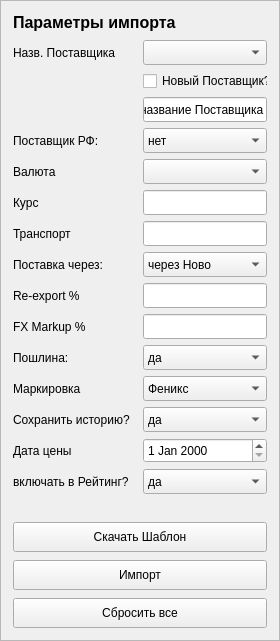
          <widget class="QFrame" name="frame_LeftPanel">
           <property name="frameShape">
            <enum>QFrame::Shape::StyledPanel</enum>
           </property>
           <property name="frameShadow">
            <enum>QFrame::Shadow::Raised</enum>
           </property>
           <property name="styleSheet">
            <string notr="true">#frame_LeftPanel {border: 1px solid #f09d54; border-radius: 8px;}</string>
           </property>
           <layout class="QVBoxLayout" name="verticalLayout_left">
            <item>
             <widget class="QLabel" name="label_filter_title">
              <property name="text">
               <string>Параметры импорта</string>
              </property>
              <property name="font">
               <font>
                <family>Tahoma</family>
                <pointsize>12</pointsize>
                <bold>true</bold>
               </font>
              </property>
             </widget>
            </item>
            <item>
             <widget class="QFrame" name="frame_import_grid">
              <property name="frameShape">
               <enum>QFrame::Shape::NoFrame</enum>
              </property>
              <property name="frameShadow">
               <enum>QFrame::Shadow::Plain</enum>
              </property>
              <layout class="QGridLayout" name="gridLayout_import">
               <property name="spacing">
                <number>6</number>
               </property>
               <property name="leftMargin">
                <number>0</number>
               </property>
               <property name="topMargin">
                <number>0</number>
               </property>
               <property name="rightMargin">
                <number>0</number>
               </property>
               <property name="bottomMargin">
                <number>0</number>
               </property>
               <item row="0" column="0">
                <widget class="QLabel" name="label_4">
                 <property name="minimumSize">
                  <size>
                   <width>100</width>
                   <height>0</height>
                  </size>
                 </property>
                 <property name="styleSheet">
                  <string notr="true" />
                 </property>
                 <property name="text">
                  <string>Назв. Поставщика</string>
                 </property>
                <property name="font"><font><family>Tahoma</family><pointsize>9</pointsize></font></property></widget>
               </item>
               <item row="0" column="1">
                <widget class="QComboBox" name="cbo_SupplName">
                 <property name="minimumSize">
                  <size>
                   <width>0</width>
                   <height>25</height>
                  </size>
                 </property>
                 <property name="maximumSize">
                  <size>
                   <width>16777215</width>
                   <height>25</height>
                  </size>
                 </property>
                </widget>
               </item>
               <item row="3" column="0">
                <widget class="QLabel" name="label_10">
                 <property name="minimumSize">
                  <size>
                   <width>100</width>
                   <height>0</height>
                  </size>
                 </property>
                 <property name="maximumSize">
                  <size>
                   <width>100</width>
                   <height>16777215</height>
                  </size>
                 </property>
                 <property name="text">
                  <string>Поставщик РФ:</string>
                 </property>
                <property name="font"><font><family>Tahoma</family><pointsize>9</pointsize></font></property></widget>
               </item>
               <item row="3" column="1">
                <widget class="QComboBox" name="cbo_SupplierRF">
                 <item>
                  <property name="text">
                   <string>нет</string>
                  </property>
                 </item>
                 <item>
                  <property name="text">
                   <string>да</string>
                  </property>
                 </item>
                 <property name="minimumSize">
                  <size>
                   <width>0</width>
                   <height>25</height>
                  </size>
                 </property>
                 <property name="maximumSize">
                  <size>
                   <width>16777215</width>
                   <height>25</height>
                  </size>
                 </property>
                </widget>
               </item>
               <item row="4" column="0">
                <widget class="QLabel" name="label">
                 <property name="minimumSize">
                  <size>
                   <width>50</width>
                   <height>0</height>
                  </size>
                 </property>
                 <property name="text">
                  <string>Валюта</string>
                 </property>
                <property name="font"><font><family>Tahoma</family><pointsize>9</pointsize></font></property></widget>
               </item>
               <item row="4" column="1">
                <widget class="QComboBox" name="cbo_Currency">
                 <property name="minimumSize">
                  <size>
                   <width>0</width>
                   <height>25</height>
                  </size>
                 </property>
                 <property name="maximumSize">
                  <size>
                   <width>16777215</width>
                   <height>25</height>
                  </size>
                 </property>
                </widget>
               </item>
               <item row="5" column="0">
                <widget class="QLabel" name="label_2">
                 <property name="minimumSize">
                  <size>
                   <width>35</width>
                   <height>0</height>
                  </size>
                 </property>
                 <property name="text">
                  <string>Курс</string>
                 </property>
                <property name="font"><font><family>Tahoma</family><pointsize>9</pointsize></font></property></widget>
               </item>
               <item row="5" column="1">
                <widget class="QLineEdit" name="line_ExchangeRate">
                 <property name="minimumSize">
                  <size>
                   <width>0</width>
                   <height>25</height>
                  </size>
                 </property>
                 <property name="maximumSize">
                  <size>
                   <width>16777215</width>
                   <height>25</height>
                  </size>
                 </property>
                </widget>
               </item>
               <item row="6" column="0">
                <widget class="QLabel" name="label_5">
                 <property name="minimumSize">
                  <size>
                   <width>70</width>
                   <height>0</height>
                  </size>
                 </property>
                 <property name="maximumSize">
                  <size>
                   <width>70</width>
                   <height>16777215</height>
                  </size>
                 </property>
                 <property name="text">
                  <string>Транспорт</string>
                 </property>
                <property name="font"><font><family>Tahoma</family><pointsize>9</pointsize></font></property></widget>
               </item>
               <item row="6" column="1">
                <widget class="QLineEdit" name="line_Transport">
                 <property name="minimumSize">
                  <size>
                   <width>0</width>
                   <height>25</height>
                  </size>
                 </property>
                 <property name="maximumSize">
                  <size>
                   <width>16777215</width>
                   <height>25</height>
                  </size>
                 </property>
                </widget>
               </item>
               <item row="7" column="0">
                <widget class="QLabel" name="label_6">
                 <property name="minimumSize">
                  <size>
                   <width>105</width>
                   <height>0</height>
                  </size>
                 </property>
                 <property name="maximumSize">
                  <size>
                   <width>105</width>
                   <height>16777215</height>
                  </size>
                 </property>
                 <property name="text">
                  <string>Поставка через:</string>
                 </property>
                <property name="font"><font><family>Tahoma</family><pointsize>9</pointsize></font></property></widget>
               </item>
               <item row="7" column="1">
                <widget class="QComboBox" name="cbo_viaNovo">
                 <item>
                  <property name="text">
                   <string>через Ново</string>
                  </property>
                 </item>
                 <item>
                  <property name="text">
                   <string>в Мск</string>
                  </property>
                 </item>
                 <property name="minimumSize">
                  <size>
                   <width>0</width>
                   <height>25</height>
                  </size>
                 </property>
                 <property name="maximumSize">
                  <size>
                   <width>16777215</width>
                   <height>25</height>
                  </size>
                 </property>
                </widget>
               </item>
               <item row="8" column="0">
                <widget class="QLabel" name="label_7">
                 <property name="minimumSize">
                  <size>
                   <width>80</width>
                   <height>0</height>
                  </size>
                 </property>
                 <property name="maximumSize">
                  <size>
                   <width>80</width>
                   <height>16777215</height>
                  </size>
                 </property>
                 <property name="text">
                  <string>Re-export %</string>
                 </property>
                <property name="font"><font><family>Tahoma</family><pointsize>9</pointsize></font></property></widget>
               </item>
               <item row="8" column="1">
                <widget class="QLineEdit" name="line_Reexport">
                 <property name="minimumSize">
                  <size>
                   <width>0</width>
                   <height>25</height>
                  </size>
                 </property>
                 <property name="maximumSize">
                  <size>
                   <width>16777215</width>
                   <height>25</height>
                  </size>
                 </property>
                </widget>
               </item>
               <item row="9" column="0">
                <widget class="QLabel" name="label_8">
                 <property name="minimumSize">
                  <size>
                   <width>90</width>
                   <height>0</height>
                  </size>
                 </property>
                 <property name="maximumSize">
                  <size>
                   <width>90</width>
                   <height>16777215</height>
                  </size>
                 </property>
                 <property name="text">
                  <string>FX Markup %</string>
                 </property>
                <property name="font"><font><family>Tahoma</family><pointsize>9</pointsize></font></property></widget>
               </item>
               <item row="9" column="1">
                <widget class="QLineEdit" name="line_FXMarkup">
                 <property name="minimumSize">
                  <size>
                   <width>0</width>
                   <height>25</height>
                  </size>
                 </property>
                 <property name="maximumSize">
                  <size>
                   <width>16777215</width>
                   <height>25</height>
                  </size>
                 </property>
                </widget>
               </item>
               <item row="10" column="0">
                <widget class="QLabel" name="label_9">
                 <property name="minimumSize">
                  <size>
                   <width>70</width>
                   <height>0</height>
                  </size>
                 </property>
                 <property name="maximumSize">
                  <size>
                   <width>70</width>
                   <height>16777215</height>
                  </size>
                 </property>
                 <property name="text">
                  <string>Пошлина:</string>
                 </property>
                <property name="font"><font><family>Tahoma</family><pointsize>9</pointsize></font></property></widget>
               </item>
               <item row="10" column="1">
                <widget class="QComboBox" name="cbo_Customs">
                 <item>
                  <property name="text">
                   <string>да</string>
                  </property>
                 </item>
                 <item>
                  <property name="text">
                   <string>нет</string>
                  </property>
                 </item>
                 <property name="minimumSize">
                  <size>
                   <width>0</width>
                   <height>25</height>
                  </size>
                 </property>
                 <property name="maximumSize">
                  <size>
                   <width>16777215</width>
                   <height>25</height>
                  </size>
                 </property>
                </widget>
               </item>
               <item row="11" column="0">
                <widget class="QLabel" name="label_3">
                 <property name="minimumSize">
                  <size>
                   <width>80</width>
                   <height>0</height>
                  </size>
                 </property>
                 <property name="maximumSize">
                  <size>
                   <width>80</width>
                   <height>16777215</height>
                  </size>
                 </property>
                 <property name="text">
                  <string>Маркировка</string>
                 </property>
                <property name="font"><font><family>Tahoma</family><pointsize>9</pointsize></font></property></widget>
               </item>
               <item row="11" column="1">
                <widget class="QComboBox" name="cbo_Marking">
                 <item>
                  <property name="text">
                   <string>Феникс</string>
                  </property>
                 </item>
                 <item>
                  <property name="text">
                   <string>Поставщик</string>
                  </property>
                 </item>
                 <property name="minimumSize">
                  <size>
                   <width>0</width>
                   <height>25</height>
                  </size>
                 </property>
                 <property name="maximumSize">
                  <size>
                   <width>16777215</width>
                   <height>25</height>
                  </size>
                 </property>
                </widget>
               </item>
               <item row="12" column="0">
                <widget class="QLabel" name="label_11">
                 <property name="minimumSize">
                  <size>
                   <width>130</width>
                   <height>0</height>
                  </size>
                 </property>
                 <property name="maximumSize">
                  <size>
                   <width>130</width>
                   <height>16777215</height>
                  </size>
                 </property>
                 <property name="text">
                  <string>Сохранить историю?</string>
                 </property>
                <property name="font"><font><family>Tahoma</family><pointsize>9</pointsize></font></property></widget>
               </item>
               <item row="12" column="1">
                <widget class="QComboBox" name="cbo_History">
                 <item>
                  <property name="text">
                   <string>да</string>
                  </property>
                 </item>
                 <item>
                  <property name="text">
                   <string>нет</string>
                  </property>
                 </item>
                 <property name="minimumSize">
                  <size>
                   <width>0</width>
                   <height>25</height>
                  </size>
                 </property>
                 <property name="maximumSize">
                  <size>
                   <width>16777215</width>
                   <height>25</height>
                  </size>
                 </property>
                </widget>
               </item>
               <item row="13" column="0">
                <widget class="QLabel" name="label_12">
                 <property name="minimumSize">
                  <size>
                   <width>70</width>
                   <height>0</height>
                  </size>
                 </property>
                 <property name="maximumSize">
                  <size>
                   <width>70</width>
                   <height>16777215</height>
                  </size>
                 </property>
                 <property name="text">
                  <string>Дата цены</string>
                 </property>
                <property name="font"><font><family>Tahoma</family><pointsize>9</pointsize></font></property></widget>
               </item>
               <item row="13" column="1">
                <widget class="QDateEdit" name="date_Price">
                 <property name="minimumSize">
                  <size>
                   <width>0</width>
                   <height>25</height>
                  </size>
                 </property>
                 <property name="maximumSize">
                  <size>
                   <width>16777215</width>
                   <height>25</height>
                  </size>
                 </property>
                </widget>
               </item>
               <item row="14" column="0">
                <widget class="QLabel" name="label_13">
                 <property name="minimumSize">
                  <size>
                   <width>130</width>
                   <height>0</height>
                  </size>
                 </property>
                 <property name="maximumSize">
                  <size>
                   <width>130</width>
                   <height>16777215</height>
                  </size>
                 </property>
                 <property name="text">
                  <string>включать в Рейтинг?</string>
                 </property>
                <property name="font"><font><family>Tahoma</family><pointsize>9</pointsize></font></property></widget>
               </item>
               <item row="14" column="1">
                <widget class="QComboBox" name="cbo_Rating">
                 <item>
                  <property name="text">
                   <string>да</string>
                  </property>
                 </item>
                 <item>
                  <property name="text">
                   <string>нет</string>
                  </property>
                 </item>
                 <property name="minimumSize">
                  <size>
                   <width>0</width>
                   <height>25</height>
                  </size>
                 </property>
                 <property name="maximumSize">
                  <size>
                   <width>16777215</width>
                   <height>25</height>
                  </size>
                 </property>
                </widget>
               </item>
               <item row="2" column="0">
                <widget class="QLabel" name="label_new_supplier">
                 <property name="text">
                  <string />
                 </property>
                <property name="font"><font><family>Tahoma</family><pointsize>9</pointsize></font></property></widget>
               </item>
               <item row="2" column="1">
                <widget class="QLineEdit" name="line_NewSupplier">
                 <property name="text">
                  <string>название Поставщика</string>
                 </property>
                 <property name="minimumSize">
                  <size>
                   <width>0</width>
                   <height>25</height>
                  </size>
                 </property>
                 <property name="maximumSize">
                  <size>
                   <width>16777215</width>
                   <height>25</height>
                  </size>
                 </property>
                </widget>
               </item>
              <item row="1" column="1"><widget class="QCheckBox" name="cbx_NewSupplier">
              <property name="minimumSize">
               <size>
                <width>150</width>
                <height>0</height>
               </size>
              </property>
              <property name="styleSheet">
               <string notr="true">color: rgb(0, 0, 0);</string>
              </property>
              <property name="text">
               <string>Новый Поставщик?</string>
              </property>
             </widget>
            </item><item row="1" column="0"><widget class="QLabel" name="label_blank_new_supplier"><property name="text"><string /></property><property name="font"><font><family>Tahoma</family><pointsize>9</pointsize></font></property></widget></item></layout>
             </widget>
            </item>
            <item>
             <spacer name="verticalSpacer_left">
              <property name="orientation">
               <enum>Qt::Orientation::Vertical</enum>
              </property>
              <property name="sizeHint" stdset="0">
               <size>
                <width>20</width>
                <height>20</height>
               </size>
              </property>
             </spacer>
            </item>
            <item>
             <widget class="QPushButton" name="btn_DownFile">
              <property name="text">
               <string>Скачать Шаблон</string>
              </property>
              <property name="icon">
               <iconset resource="../resource.qrc">
                <normaloff>:/icon/icon/arrow-down-circle — копия — копия.svg</normaloff>:/icon/icon/arrow-down-circle — копия — копия.svg</iconset>
              </property>
              <property name="minimumSize">
               <size>
                <width>0</width>
                <height>30</height>
               </size>
              </property>
              <property name="maximumSize">
               <size>
                <width>16777215</width>
                <height>30</height>
               </size>
              </property>
             </widget>
            </item>
            <item>
             <widget class="QPushButton" name="btn_Import">
              <property name="text">
               <string>Импорт</string>
              </property>
              <property name="icon">
               <iconset resource="../resource.qrc">
                <normaloff>:/icon/icon/arrow-up-circle — копия — копия.svg</normaloff>:/icon/icon/arrow-up-circle — копия — копия.svg</iconset>
              </property>
              <property name="minimumSize">
               <size>
                <width>0</width>
                <height>30</height>
               </size>
              </property>
              <property name="maximumSize">
               <size>
                <width>16777215</width>
                <height>30</height>
               </size>
              </property>
             </widget>
            </item>
            <item>
             <widget class="QPushButton" name="btn_Reset">
              <property name="text">
               <string>Сбросить все</string>
              </property>
              <property name="icon">
               <iconset resource="../resource.qrc">
                <normaloff>:/icon/icon/loader — копия — копия.svg</normaloff>:/icon/icon/loader — копия — копия.svg</iconset>
              </property>
              <property name="minimumSize">
               <size>
                <width>0</width>
                <height>30</height>
               </size>
              </property>
              <property name="maximumSize">
               <size>
                <width>16777215</width>
                <height>30</height>
               </size>
              </property>
             </widget>
            </item>
           <property name="spacing">
             <number>8</number>
            </property>
            <property name="leftMargin">
             <number>12</number>
            </property>
            <property name="topMargin">
             <number>12</number>
            </property>
            <property name="rightMargin">
             <number>12</number>
            </property>
            <property name="bottomMargin">
             <number>12</number>
            </property>
            </layout>
          <property name="minimumSize">
            <size>
             <width>230</width>
             <height>0</height>
            </size>
           </property>
           <property name="maximumSize">
            <size>
             <width>280</width>
             <height>16777215</height>
            </size>
           </property>
           </widget>
